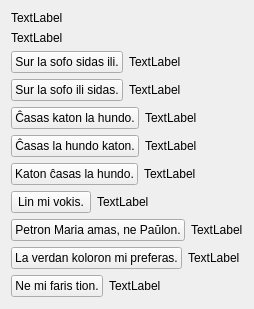
     <widget class="QWidget" name="tab_6">
      <attribute name="icon">
       <iconset resource="ikonoj.qrc">
        <normaloff>:/ikonoj/leciono.png</normaloff>:/ikonoj/leciono.png</iconset>
      </attribute>
      <attribute name="title">
       <string>9</string>
      </attribute>
      <layout class="QVBoxLayout" name="verticalLayout_17">
       <item>
        <widget class="titolo" name="Lec09_Label13">
         <property name="text">
          <string>TextLabel</string>
         </property>
        </widget>
       </item>
       <item>
        <widget class="QLabel" name="Lec09_Label1">
         <property name="text">
          <string>TextLabel</string>
         </property>
         <property name="wordWrap">
          <bool>true</bool>
         </property>
        </widget>
       </item>
       <item>
        <layout class="QHBoxLayout" name="horizontalLayout_28" stretch="3,1">
         <item>
          <widget class="neklakebla" name="pushButton_20">
           <property name="sizePolicy">
            <sizepolicy hsizetype="Maximum" vsizetype="Maximum">
             <horstretch>0</horstretch>
             <verstretch>0</verstretch>
            </sizepolicy>
           </property>
           <property name="layoutDirection">
            <enum>Qt::LeftToRight</enum>
           </property>
           <property name="text">
            <string>Sur la sofo sidas ili.</string>
           </property>
          </widget>
         </item>
         <item>
          <widget class="QLabel" name="Lec09_Label4">
           <property name="text">
            <string>TextLabel</string>
           </property>
           <property name="wordWrap">
            <bool>true</bool>
           </property>
          </widget>
         </item>
        </layout>
       </item>
       <item>
        <layout class="QHBoxLayout" name="horizontalLayout_23" stretch="3,1">
         <item>
          <widget class="neklakebla" name="pushButton_15">
           <property name="sizePolicy">
            <sizepolicy hsizetype="Maximum" vsizetype="Maximum">
             <horstretch>0</horstretch>
             <verstretch>0</verstretch>
            </sizepolicy>
           </property>
           <property name="text">
            <string>Sur la sofo ili sidas.</string>
           </property>
          </widget>
         </item>
         <item>
          <widget class="QLabel" name="Lec09_Label5">
           <property name="text">
            <string>TextLabel</string>
           </property>
           <property name="wordWrap">
            <bool>true</bool>
           </property>
          </widget>
         </item>
        </layout>
       </item>
       <item>
        <layout class="QHBoxLayout" name="horizontalLayout_29" stretch="3,1">
         <item>
          <widget class="neklakebla" name="pushButton_21">
           <property name="sizePolicy">
            <sizepolicy hsizetype="Maximum" vsizetype="Maximum">
             <horstretch>0</horstretch>
             <verstretch>0</verstretch>
            </sizepolicy>
           </property>
           <property name="text">
            <string>Ĉasas katon la hundo.</string>
           </property>
          </widget>
         </item>
         <item>
          <widget class="QLabel" name="Lec09_Label6">
           <property name="text">
            <string>TextLabel</string>
           </property>
           <property name="wordWrap">
            <bool>true</bool>
           </property>
          </widget>
         </item>
        </layout>
       </item>
       <item>
        <layout class="QHBoxLayout" name="horizontalLayout_31" stretch="3,1">
         <item>
          <widget class="neklakebla" name="pushButton_23">
           <property name="sizePolicy">
            <sizepolicy hsizetype="Maximum" vsizetype="Maximum">
             <horstretch>0</horstretch>
             <verstretch>0</verstretch>
            </sizepolicy>
           </property>
           <property name="text">
            <string>Ĉasas la hundo katon.</string>
           </property>
          </widget>
         </item>
         <item>
          <widget class="QLabel" name="Lec09_Label7">
           <property name="text">
            <string>TextLabel</string>
           </property>
           <property name="wordWrap">
            <bool>true</bool>
           </property>
          </widget>
         </item>
        </layout>
       </item>
       <item>
        <layout class="QHBoxLayout" name="horizontalLayout_24" stretch="3,1">
         <item>
          <widget class="neklakebla" name="pushButton_16">
           <property name="sizePolicy">
            <sizepolicy hsizetype="Maximum" vsizetype="Maximum">
             <horstretch>0</horstretch>
             <verstretch>0</verstretch>
            </sizepolicy>
           </property>
           <property name="text">
            <string>Katon ĉasas la hundo.</string>
           </property>
          </widget>
         </item>
         <item>
          <widget class="QLabel" name="Lec09_Label8">
           <property name="text">
            <string>TextLabel</string>
           </property>
           <property name="wordWrap">
            <bool>true</bool>
           </property>
          </widget>
         </item>
        </layout>
       </item>
       <item>
        <layout class="QHBoxLayout" name="horizontalLayout_30" stretch="3,1">
         <item>
          <widget class="neklakebla" name="pushButton_22">
           <property name="sizePolicy">
            <sizepolicy hsizetype="Maximum" vsizetype="Maximum">
             <horstretch>0</horstretch>
             <verstretch>0</verstretch>
            </sizepolicy>
           </property>
           <property name="text">
            <string>Lin mi vokis.</string>
           </property>
          </widget>
         </item>
         <item>
          <widget class="QLabel" name="Lec09_Label9">
           <property name="text">
            <string>TextLabel</string>
           </property>
           <property name="wordWrap">
            <bool>true</bool>
           </property>
          </widget>
         </item>
        </layout>
       </item>
       <item>
        <layout class="QHBoxLayout" name="horizontalLayout_25" stretch="3,1">
         <item>
          <widget class="neklakebla" name="pushButton_17">
           <property name="sizePolicy">
            <sizepolicy hsizetype="Maximum" vsizetype="Maximum">
             <horstretch>0</horstretch>
             <verstretch>0</verstretch>
            </sizepolicy>
           </property>
           <property name="text">
            <string>Petron Maria amas, ne Paŭlon.</string>
           </property>
          </widget>
         </item>
         <item>
          <widget class="QLabel" name="Lec09_Label10">
           <property name="text">
            <string>TextLabel</string>
           </property>
           <property name="wordWrap">
            <bool>true</bool>
           </property>
          </widget>
         </item>
        </layout>
       </item>
       <item>
        <layout class="QHBoxLayout" name="horizontalLayout_26" stretch="3,1">
         <item>
          <widget class="neklakebla" name="pushButton_18">
           <property name="sizePolicy">
            <sizepolicy hsizetype="Maximum" vsizetype="Maximum">
             <horstretch>0</horstretch>
             <verstretch>0</verstretch>
            </sizepolicy>
           </property>
           <property name="text">
            <string>La verdan koloron mi preferas.</string>
           </property>
          </widget>
         </item>
         <item>
          <widget class="QLabel" name="Lec09_Label11">
           <property name="text">
            <string>TextLabel</string>
           </property>
           <property name="wordWrap">
            <bool>true</bool>
           </property>
          </widget>
         </item>
        </layout>
       </item>
       <item>
        <layout class="QHBoxLayout" name="horizontalLayout_27" stretch="3,1">
         <item>
          <widget class="neklakebla" name="pushButton_19">
           <property name="sizePolicy">
            <sizepolicy hsizetype="Maximum" vsizetype="Maximum">
             <horstretch>0</horstretch>
             <verstretch>0</verstretch>
            </sizepolicy>
           </property>
           <property name="text">
            <string>Ne mi faris tion.</string>
           </property>
          </widget>
         </item>
         <item>
          <widget class="QLabel" name="Lec09_Label12">
           <property name="text">
            <string>TextLabel</string>
           </property>
           <property name="wordWrap">
            <bool>true</bool>
           </property>
          </widget>
         </item>
        </layout>
       </item>
       <item>
        <spacer name="verticalSpacer_22">
         <property name="orientation">
          <enum>Qt::Vertical</enum>
         </property>
         <property name="sizeHint" stdset="0">
          <size>
           <width>20</width>
           <height>1</height>
          </size>
         </property>
        </spacer>
       </item>
      </layout>
     </widget>
